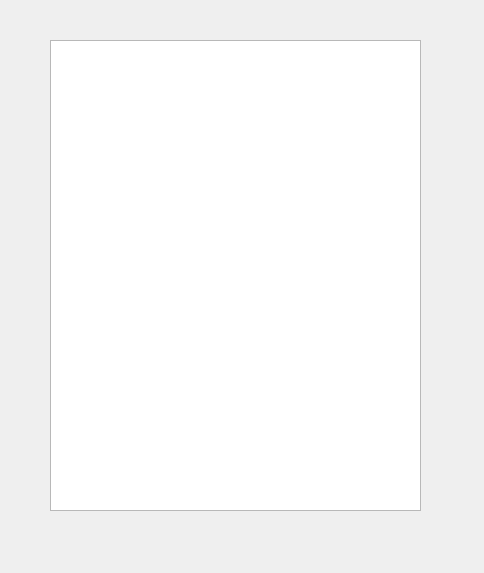
<?xml version="1.0" encoding="UTF-8"?>
<ui version="4.0">
 <class>StarpointForm</class>
 <widget class="QWidget" name="StarpointForm">
  <property name="geometry">
   <rect>
    <x>0</x>
    <y>0</y>
    <width>484</width>
    <height>573</height>
   </rect>
  </property>
  <property name="windowTitle">
   <string>Form</string>
  </property>
  <widget class="QTableView" name="tableView">
   <property name="geometry">
    <rect>
     <x>50</x>
     <y>40</y>
     <width>371</width>
     <height>471</height>
    </rect>
   </property>
  </widget>
 </widget>
 <resources/>
 <connections/>
</ui>
